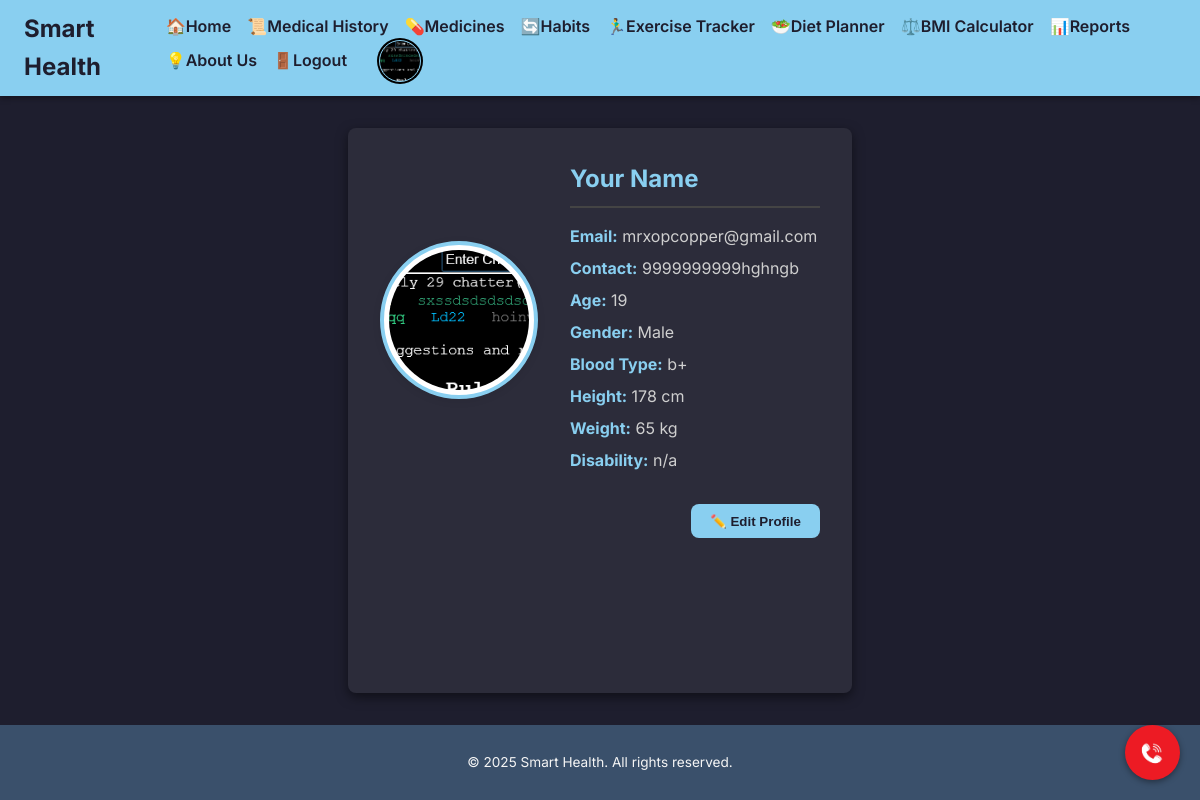
The app's page /profile (signed in) with its own data.
### app.py (models this page shows)
class Profile(db.Model):
    id = db.Column(db.Integer, primary_key=True)
    user_id = db.Column(db.Integer, db.ForeignKey('user.id'), unique=True, nullable=False)
    patient_id = db.Column(db.String(20), unique=True, nullable=True)
    full_name = db.Column(db.String(200), nullable=True)
    date_of_birth = db.Column(db.Date, nullable=True)
    contact_number = db.Column(db.String(20), nullable=True)
    address = db.Column(db.String(250), nullable=True)
    profile_picture_url = db.Column(db.String(250), nullable=True)
    email = db.Column(db.String(150), nullable=True)
    age = db.Column(db.String(10), nullable=True)
    gender = db.Column(db.String(20), nullable=True)
    blood_type = db.Column(db.String(10), nullable=True)
    height = db.Column(db.String(10), nullable=True)
    weight = db.Column(db.String(10), nullable=True)
    disability = db.Column(db.String(100), nullable=True)

### app.py (the view, shortened to what this page needs)
@app.route('/profile', methods=['GET', 'POST'])
def profile():
    if 'user_id' not in session:
        return redirect(url_for('login'))
    user_id = session['user_id']
    user_profile = Profile.query.filter_by(user_id=user_id).first()
    return render_template('profile.html', profile=user_profile)

### app.py (called while the page is built)
@app.context_processor
def inject_datetime():
    return {'datetime': datetime}

@app.context_processor
def inject_profile():
    user_id = session.get("user_id")
    profile = None
    if user_id:
        profile = Profile.query.filter_by(user_id=user_id).first()
    return dict(profile=profile)

### templates/profile.html (shortened to what this page needs)
{% extends "base.html" %}
{% block content %}
  <div style="display: flex; align-items: center; gap: 2rem; flex-wrap: wrap;">
    <div style="width: 150px; height: 150px; border-radius: 50%; background: #fff; display: flex; align-items: center; justify-content: center; box-shadow: 0 2px 8px rgba(0,0,0,0.08); border: 4px solid var(--green);">
   <img src="{{ profile.profile_picture_url or url_for('static', filename='images/profile.jpg') }}" alt="Profile Picture"
     style="width: 140px; height: 140px; border-radius: 50%; object-fit: cover;">
    </div>
    <div style="flex: 1; min-width: 250px;">
      <h2 style="margin: 0 0 1rem 0; font-size: 1.5rem; color: var(--green);">
        {{ profile.full_name or "Your Name" }}
      </h2>
      <div class="details" style="text-align: left;">
        <p style="margin: 0.4rem 0; font-size: 1rem; color: var(--text-muted);"><strong style="color: var(--green);">Email:</strong> {{ profile.email or "Not set" }}</p>
        <p style="margin: 0.4rem 0; font-size: 1rem; color: var(--text-muted);"><strong style="color: var(--green);">Contact:</strong> {{ profile.contact_number or "Not set" }}</p>
        <p style="margin: 0.4rem 0; font-size: 1rem; color: var(--text-muted);"><strong style="color: var(--green);">Age:</strong> {{ profile.age or "Not set" }}</p>
        <p style="margin: 0.4rem 0; font-size: 1rem; color: var(--text-muted);"><strong style="color: var(--green);">Gender:</strong> {{ profile.gender or "Not set" }}</p>
        <p style="margin: 0.4rem 0; font-size: 1rem; color: var(--text-muted);"><strong style="color: var(--green);">Blood Type:</strong> {{ profile.blood_type or "Not set" }}</p>
        <p style="margin: 0.4rem 0; font-size: 1rem; color: var(--text-muted);"><strong style="color: var(--green);">Height:</strong> {{ profile.height or "Not set" }} cm</p>
        <p style="margin: 0.4rem 0; font-size: 1rem; color: var(--text-muted);"><strong style="color: var(--green);">Weight:</strong> {{ profile.weight or "Not set" }} kg</p>
        <p style="margin: 0.4rem 0; font-size: 1rem; color: var(--text-muted);"><strong style="color: var(--green);">Disability:</strong> {{ profile.disability or "None" }}</p>
      </div>
    </div>
  </div>
  <div style="text-align: right; margin-top: 1.5rem;">
    <button id="editProfileBtn" class="edit-btn"
       style="display: inline-block; padding: 0.6rem 1.2rem; background: var(--green); color: var(--dark-bg); border-radius: 8px; font-weight: 600; transition: background 0.3s ease; border: none; cursor: pointer;">
       ✏️ Edit Profile
    </button>
  </div>
{% endblock %}

### templates/base.html (shortened to what this page needs)
<!DOCTYPE html>
<html lang="en">
<head>
</head>
<body>
    <header class="header">
        <h1>
            <a href="{{ url_for('dashboard') }}" style="color: inherit; text-decoration: none;">
                Smart Health
            </a>
        </h1>
        <nav>
            <ul>
                <li><a href="{{ url_for('dashboard') }}">🏠Home</a></li>
                <li><a href="{{ url_for('medical_history') }}">📜Medical History</a></li>
                <li><a href="{{ url_for('medicine') }}">💊Medicines</a></li>
                <li><a href="{{ url_for('habits') }}">🔄Habits</a></li>
                <li><a href="{{ url_for('exercise_tracker') }}">🏃‍♂️Exercise Tracker</a></li>
                <li><a href="{{ url_for('diet_planner') }}">🥗Diet Planner</a></li>
                <li><a href="{{ url_for('bmi_calculator') }}">⚖️BMI Calculator</a></li>
                <li><a href="{{ url_for('reports') }}">📊Reports</a></li>
                <li><a href="{{ url_for('about') }}">💡About Us</a></li>
                <li><a href="{{ url_for('logout') }}">🚪Logout</a></li>
                <li>
                    <a href="{{ url_for('profile') }}">
                        <div class="profile-circle" title="Profile"
                             style="background-image: url('{{ profile.profile_picture_url if profile and profile.profile_picture_url else url_for('static', filename='images/profile.jpg') }}');">
                        </div>
                    </a>
                </li>
            </ul>
        </nav>
    </header>
    <a href="{{ url_for('emergency_contacts') }}" class="emergency-button" aria-label="Emergency Contacts"></a>
    <main class="container">
        {% block content %}{% endblock %}
    </main>
    <footer class="footer">
        <p>&copy; {{ datetime.now().year }} Smart Health. All rights reserved.</p>
    </footer>
</body>
</html>

### templates/base.html (style rules this page uses)
:root { --green: #89cff0; --steel-blue: #3a506b; --dark-bg: #1e1e2e; --dark-card: #2c2c3a; --text-light: #f5f5f5; --text-muted: #cfcfcf; }
body { font-family: 'Inter', sans-serif; margin: 0; padding: 0; background-color: var(--dark-bg); color: var(--text-light); line-height: 1.6; display: flex; flex-direction: column; min-height: 100vh; }
.profile-circle { width: 40px; height: 40px; border-radius: 50%; background-size: cover; background-position: center; border: 1px solid var(--green); box-shadow: 0 0 0 2px #000; margin-left: 1rem; display: inline-block; vertical-align: middle; cursor: pointer; background-color: var(--dark-card); }
.header { background-color: var(--green); color: var(--dark-bg); padding: 0.6rem 1.5rem; display: flex; justify-content: space-between; align-items: center; box-shadow: 0 2px 6px rgba(0, 0, 0, 0.4); }
.header h1 { margin: 0; font-size: 1.5rem; font-weight: 700; }
.header nav ul { list-style: none; margin: 0; padding: 0; display: flex; flex-wrap: wrap; align-items: center; }
.header nav ul li { margin-left: 1rem; }
.header nav ul li a { color: var(--dark-bg); text-decoration: none; font-weight: 600; transition: color 0.3s ease; }
.container { flex: 1; padding: 2rem; max-width: 1200px; margin: 2rem auto; background-color: var(--dark-card); border-radius: 8px; box-shadow: 0 4px 12px rgba(0, 0, 0, 0.5); }
.footer { background-color: var(--steel-blue); color: var(--text-light); text-align: center; padding: 0.8rem 1rem; margin-top: auto; font-size: 0.85rem; }
h2 { color: var(--green); margin-bottom: 1.5rem; border-bottom: 2px solid #444; padding-bottom: 0.5rem; }
.emergency-button { position: fixed; bottom: 20px; right: 20px; width: 55px; height: 55px; background-color:#ED1B24; border-radius: 50%; display: flex; align-items: center; justify-content: center; box-shadow: 0 2px 6px rgba(0,0,0,0.4); z-index: 1000; text-decoration: none; transition: background-color 0.3s ease; background-image: url('/static/images/call.jpg'); background-repeat: no-repeat; background-position: center; background-size: 60%; }

### records on screen
Profile: profile_picture_url (picture), full_name "Your Name", email "mrxopcopper@gmail.com", contact_number "9999999999hghngb", age "19", gender "Male", blood_type "b+", height "178", weight "65", disability "n/a"
